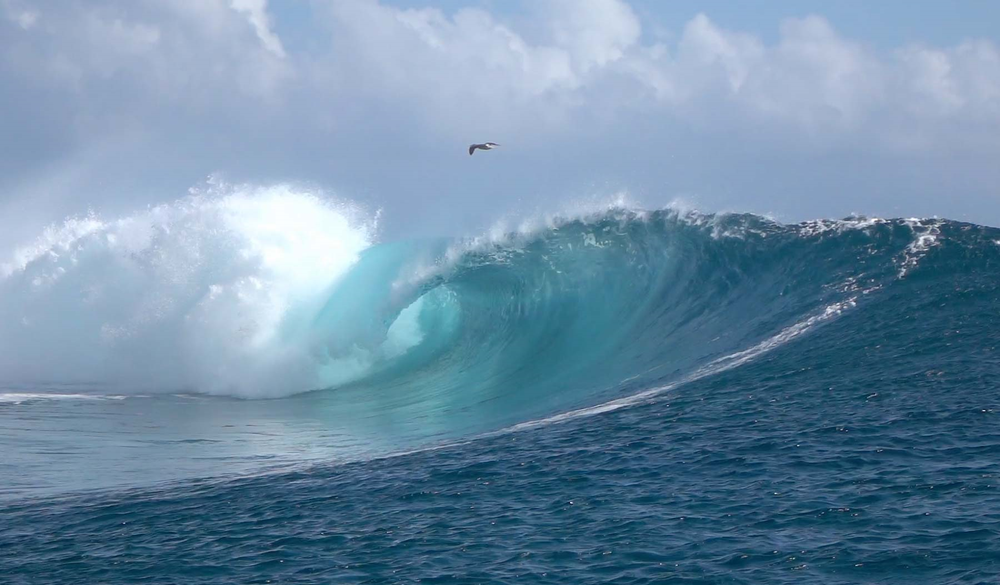
#> input picture bolge_landpng.png, 1000 x 585 px, shrunk from 1800 x 1053 before the run
$ python kontrastRGB.py
#> lines starting #> are read from the running program, lines starting #| are printed output that depends on the picture
# -*- coding: utf-8 -*-
"""
Created on Wed Oct 25 12:37:13 2017

@author: Guro, Snorre & Sondre
"""
import numpy as np
import matplotlib.pyplot as plt
from scipy import ndimage          ##Bildebehandling
from scipy import misc
#http://opencv-python-tutroals.readthedocs.io/en/latest/py_tutorials/py_photo/py_inpainting/py_inpainting.html

## Laste inn bildene
imTgt = plt.imread('bolge_landpng.png')
#> imTgt is the input picture: shape (585, 1000, 4) float32; mean R, G, B, A 0.427, 0.55, 0.647, 1

## Gå fra tredimensjonalt (rgb) til 1 (gray)
imTgt = imTgt[...,0:3]
#> imTgt: shape (585, 1000, 3) float32
plt.imshow(imTgt)
plt.figure()
# Initialize plotting
plt.ion() ## Interactive on
imOrginal = plt.imshow(imTgt)
plt.draw()

a = 2
alpha = .25                     # dt / dx**2
ant =0
laplaceV = (imTgt[0:-2, 1:-1] +
               imTgt[2:, 1:-1] +
               imTgt[1:-1, 0:-2] +
               imTgt[1:-1, 2:] -
               4 * imTgt[1:-1, 1:-1]) ## - laplace v (g)
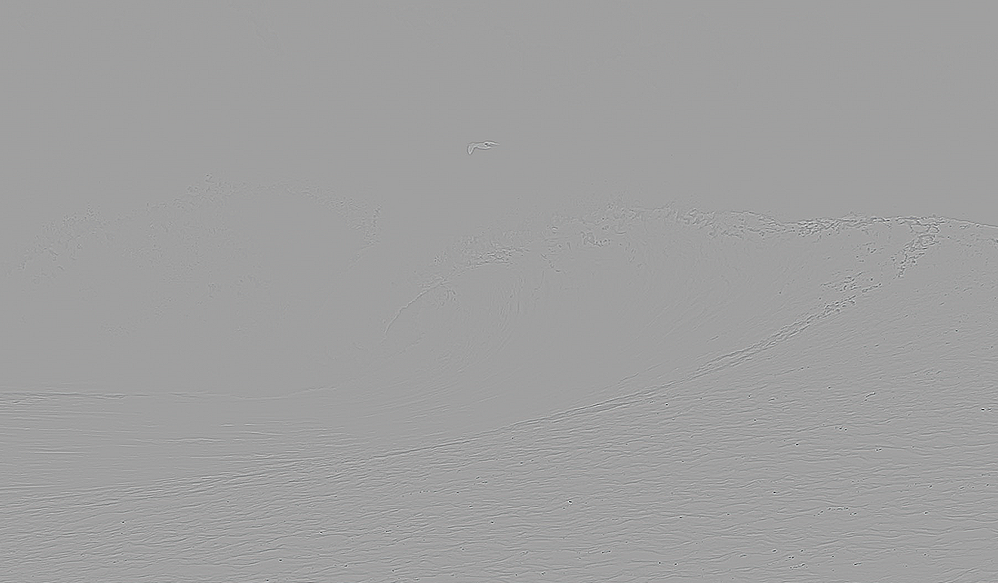
#> laplaceV: shape (583, 998, 3) float32; mean R, G, B -2.64e-06, -1.25e-06, 2.36e-07; drawn with min black and max white
while True:
    laplaceU = (imTgt[0:-2, 1:-1] +
               imTgt[2:, 1:-1] +
               imTgt[1:-1, 0:-2] +
               imTgt[1:-1, 2:] -
               4 * imTgt[1:-1, 1:-1]) ## - laplace u (g)

    # kunstigTid = laplace Target - (laplace Source * a) Clone
    laplace= laplaceU - (laplaceV * a)
    imTgt[1:-1, 1:-1] += alpha * laplace
    imTgt[imTgt < 0] = 0
    imTgt[imTgt > 1] = 1
    ant+=1
    if(ant%5):
        imOrginal.set_array(imTgt)
#> (the run stopped early here; a loop or call above may not have finished)
